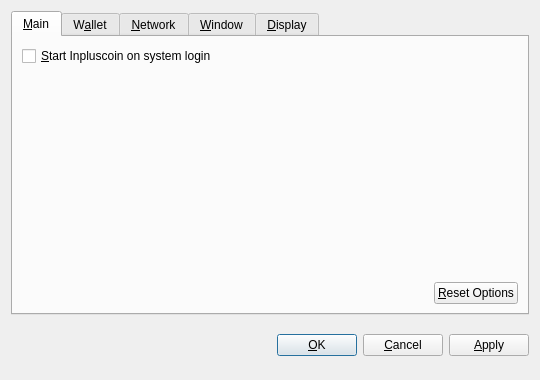
<?xml version="1.0" encoding="UTF-8"?>
<ui version="4.0">
 <class>OptionsDialog</class>
 <widget class="QDialog" name="OptionsDialog">
  <property name="geometry">
   <rect>
    <x>0</x>
    <y>0</y>
    <width>540</width>
    <height>380</height>
   </rect>
  </property>
  <property name="windowTitle">
   <string>Options</string>
  </property>
  <property name="modal">
   <bool>true</bool>
  </property>
  <layout class="QVBoxLayout" name="verticalLayout">
   <item>
    <widget class="QTabWidget" name="tabWidget">
     <property name="tabPosition">
      <enum>QTabWidget::North</enum>
     </property>
     <property name="currentIndex">
      <number>0</number>
     </property>
     <widget class="QWidget" name="tabMain">
      <attribute name="title">
       <string>&amp;Main</string>
      </attribute>
      <layout class="QVBoxLayout" name="verticalLayout_Main">
       <item>
        <widget class="QCheckBox" name="bitcoinAtStartup">
         <property name="toolTip">
          <string>Automatically start Inpluscoin after logging in to the system.</string>
         </property>
         <property name="text">
          <string>&amp;Start Inpluscoin on system login</string>
         </property>
        </widget>
       </item>
       <item>
        <spacer name="verticalSpacer_Main">
         <property name="orientation">
          <enum>Qt::Vertical</enum>
         </property>
         <property name="sizeHint" stdset="0">
          <size>
           <width>20</width>
           <height>40</height>
          </size>
         </property>
        </spacer>
       </item>
       <item>
        <layout class="QHBoxLayout" name="horizontalLayout_2_Main">
         <item>
          <spacer name="horizontalSpacer_2_Main">
           <property name="orientation">
            <enum>Qt::Horizontal</enum>
           </property>
           <property name="sizeHint" stdset="0">
            <size>
             <width>40</width>
             <height>20</height>
            </size>
           </property>
          </spacer>
         </item>
         <item>
          <widget class="QPushButton" name="resetButton">
           <property name="toolTip">
            <string>Reset all client options to default.</string>
           </property>
           <property name="text">
            <string>&amp;Reset Options</string>
           </property>
           <property name="autoDefault">
            <bool>false</bool>
           </property>
          </widget>
         </item>
        </layout>
       </item>
      </layout>
     </widget>
     <widget class="QWidget" name="tabWallet">
      <attribute name="title">
       <string>W&amp;allet</string>
      </attribute>
      <layout class="QVBoxLayout" name="verticalLayout_Network">
       <item>
        <widget class="QLabel" name="transactionFeeInfoLabel">
         <property name="text">
          <string>Optional transaction fee per kB that helps make sure your transactions are processed quickly. Most transactions are 1 kB.</string>
         </property>
         <property name="textFormat">
          <enum>Qt::PlainText</enum>
         </property>
         <property name="wordWrap">
          <bool>true</bool>
         </property>
        </widget>
       </item>
       <item>
        <layout class="QHBoxLayout" name="horizontalLayout_1_Main">
         <item>
          <widget class="QLabel" name="transactionFeeLabel">
           <property name="text">
            <string>Pay transaction &amp;fee</string>
           </property>
           <property name="textFormat">
            <enum>Qt::PlainText</enum>
           </property>
           <property name="buddy">
            <cstring>transactionFee</cstring>
           </property>
          </widget>
         </item>
         <item>
          <widget class="BitcoinAmountField" name="transactionFee"/>
         </item>
         <item>
          <spacer name="horizontalSpacer_1_Main">
           <property name="orientation">
            <enum>Qt::Horizontal</enum>
           </property>
           <property name="sizeHint" stdset="0">
            <size>
             <width>40</width>
             <height>20</height>
            </size>
           </property>
          </spacer>
         </item>
        </layout>
       </item>
       <item>
        <widget class="QLabel" name="label">
         <property name="text">
          <string>If you disable the spending of unconfirmed change, the change from a transaction cannot be used until that transaction has at least one confirmation. This also affects how your balance is computed.</string>
         </property>
         <property name="wordWrap">
          <bool>true</bool>
         </property>
        </widget>
       </item>
       <item>
        <widget class="QCheckBox" name="spendZeroConfChange">
         <property name="text">
          <string>Spend unconfirmed change  (experts only)</string>
         </property>
        </widget>
       </item>
       <item>
        <spacer name="verticalSpacer">
         <property name="orientation">
          <enum>Qt::Vertical</enum>
         </property>
         <property name="sizeHint" stdset="0">
          <size>
           <width>20</width>
           <height>40</height>
          </size>
         </property>
        </spacer>
       </item>
      </layout>
     </widget>
     <widget class="QWidget" name="tabNetwork">
      <attribute name="title">
       <string>&amp;Network</string>
      </attribute>
      <layout class="QVBoxLayout" name="verticalLayout_Network">
       <item>
        <widget class="QCheckBox" name="mapPortUpnp">
         <property name="toolTip">
          <string>Automatically open the Inpluscoin client port on the router. This only works when your router supports UPnP and it is enabled.</string>
         </property>
         <property name="text">
          <string>Map port using &amp;UPnP</string>
         </property>
        </widget>
       </item>
       <item>
        <widget class="QCheckBox" name="connectSocks">
         <property name="toolTip">
          <string>Connect to the Inpluscoin network through a SOCKS proxy (e.g. when connecting through Tor).</string>
         </property>
         <property name="text">
          <string>&amp;Connect through SOCKS proxy:</string>
         </property>
        </widget>
       </item>
       <item>
        <layout class="QHBoxLayout" name="horizontalLayout_Network">
         <item>
          <widget class="QLabel" name="proxyIpLabel">
           <property name="text">
            <string>Proxy &amp;IP:</string>
           </property>
           <property name="textFormat">
            <enum>Qt::PlainText</enum>
           </property>
           <property name="buddy">
            <cstring>proxyIp</cstring>
           </property>
          </widget>
         </item>
         <item>
          <widget class="QValidatedLineEdit" name="proxyIp">
           <property name="maximumSize">
            <size>
             <width>140</width>
             <height>16777215</height>
            </size>
           </property>
           <property name="toolTip">
            <string>IP address of the proxy (e.g. 127.0.0.1)</string>
           </property>
          </widget>
         </item>
         <item>
          <widget class="QLabel" name="proxyPortLabel">
           <property name="text">
            <string>&amp;Port:</string>
           </property>
           <property name="textFormat">
            <enum>Qt::PlainText</enum>
           </property>
           <property name="buddy">
            <cstring>proxyPort</cstring>
           </property>
          </widget>
         </item>
         <item>
          <widget class="QLineEdit" name="proxyPort">
           <property name="maximumSize">
            <size>
             <width>55</width>
             <height>16777215</height>
            </size>
           </property>
           <property name="toolTip">
            <string>Port of the proxy (e.g. 9050)</string>
           </property>
          </widget>
         </item>
         <item>
          <widget class="QLabel" name="socksVersionLabel">
           <property name="text">
            <string>SOCKS &amp;Version:</string>
           </property>
           <property name="textFormat">
            <enum>Qt::PlainText</enum>
           </property>
           <property name="buddy">
            <cstring>socksVersion</cstring>
           </property>
          </widget>
         </item>
         <item>
          <widget class="QValueComboBox" name="socksVersion">
           <property name="toolTip">
            <string>SOCKS version of the proxy (e.g. 5)</string>
           </property>
          </widget>
         </item>
         <item>
          <spacer name="horizontalSpacer_Network">
           <property name="orientation">
            <enum>Qt::Horizontal</enum>
           </property>
           <property name="sizeHint" stdset="0">
            <size>
             <width>40</width>
             <height>20</height>
            </size>
           </property>
          </spacer>
         </item>
        </layout>
       </item>
       <item>
        <spacer name="verticalSpacer_Network">
         <property name="orientation">
          <enum>Qt::Vertical</enum>
         </property>
         <property name="sizeHint" stdset="0">
          <size>
           <width>20</width>
           <height>40</height>
          </size>
         </property>
        </spacer>
       </item>
      </layout>
     </widget>
     <widget class="QWidget" name="tabWindow">
      <attribute name="title">
       <string>&amp;Window</string>
      </attribute>
      <layout class="QVBoxLayout" name="verticalLayout_Window">
       <item>
        <widget class="QCheckBox" name="minimizeToTray">
         <property name="toolTip">
          <string>Show only a tray icon after minimizing the window.</string>
         </property>
         <property name="text">
          <string>&amp;Minimize to the tray instead of the taskbar</string>
         </property>
        </widget>
       </item>
       <item>
        <widget class="QCheckBox" name="minimizeOnClose">
         <property name="toolTip">
          <string>Minimize instead of exit the application when the window is closed. When this option is enabled, the application will be closed only after selecting Quit in the menu.</string>
         </property>
         <property name="text">
          <string>M&amp;inimize on close</string>
         </property>
        </widget>
       </item>
       <item>
        <spacer name="verticalSpacer_Window">
         <property name="orientation">
          <enum>Qt::Vertical</enum>
         </property>
         <property name="sizeHint" stdset="0">
          <size>
           <width>20</width>
           <height>40</height>
          </size>
         </property>
        </spacer>
       </item>
      </layout>
     </widget>
     <widget class="QWidget" name="tabDisplay">
      <attribute name="title">
       <string>&amp;Display</string>
      </attribute>
      <layout class="QVBoxLayout" name="verticalLayout_Display">
       <item>
        <layout class="QHBoxLayout" name="horizontalLayout_1_Display">
         <item>
          <widget class="QLabel" name="langLabel">
           <property name="text">
            <string>User Interface &amp;language:</string>
           </property>
           <property name="textFormat">
            <enum>Qt::PlainText</enum>
           </property>
           <property name="buddy">
            <cstring>lang</cstring>
           </property>
          </widget>
         </item>
         <item>
          <widget class="QValueComboBox" name="lang">
           <property name="toolTip">
            <string>The user interface language can be set here. This setting will take effect after restarting Inpluscoin.</string>
           </property>
          </widget>
         </item>
        </layout>
       </item>
       <item>
        <layout class="QHBoxLayout" name="horizontalLayout_2_Display">
         <item>
          <widget class="QLabel" name="unitLabel">
           <property name="text">
            <string>&amp;Unit to show amounts in:</string>
           </property>
           <property name="textFormat">
            <enum>Qt::PlainText</enum>
           </property>
           <property name="buddy">
            <cstring>unit</cstring>
           </property>
          </widget>
         </item>
         <item>
          <widget class="QValueComboBox" name="unit">
           <property name="toolTip">
            <string>Choose the default subdivision unit to show in the interface and when sending coins.</string>
           </property>
          </widget>
         </item>
        </layout>
       </item>
       <item>
        <widget class="QCheckBox" name="displayAddresses">
         <property name="toolTip">
          <string>Whether to show Inpluscoin addresses in the transaction list or not.</string>
         </property>
         <property name="text">
          <string>&amp;Display addresses in transaction list</string>
         </property>
        </widget>
       </item>
       <item>
        <widget class="QCheckBox" name="coinControlFeatures">
         <property name="toolTip">
          <string>Whether to show coin control features or not.</string>
         </property>
         <property name="text">
          <string>Display coin &amp;control features (experts only!)</string>
         </property>
        </widget>
       </item>
       <item>
        <spacer name="verticalSpacer_Display">
         <property name="orientation">
          <enum>Qt::Vertical</enum>
         </property>
         <property name="sizeHint" stdset="0">
          <size>
           <width>20</width>
           <height>40</height>
          </size>
         </property>
        </spacer>
       </item>
      </layout>
     </widget>
    </widget>
   </item>
   <item>
    <layout class="QHBoxLayout" name="horizontalLayout_Buttons">
     <item>
      <spacer name="horizontalSpacer_1">
       <property name="orientation">
        <enum>Qt::Horizontal</enum>
       </property>
       <property name="sizeHint" stdset="0">
        <size>
         <width>40</width>
         <height>48</height>
        </size>
       </property>
      </spacer>
     </item>
     <item>
      <widget class="QLabel" name="statusLabel">
       <property name="font">
        <font>
         <weight>75</weight>
         <bold>true</bold>
        </font>
       </property>
       <property name="text">
        <string/>
       </property>
       <property name="textFormat">
        <enum>Qt::PlainText</enum>
       </property>
       <property name="wordWrap">
        <bool>true</bool>
       </property>
      </widget>
     </item>
     <item>
      <spacer name="horizontalSpacer_2">
       <property name="orientation">
        <enum>Qt::Horizontal</enum>
       </property>
       <property name="sizeHint" stdset="0">
        <size>
         <width>40</width>
         <height>48</height>
        </size>
       </property>
      </spacer>
     </item>
     <item>
      <widget class="QPushButton" name="okButton">
       <property name="text">
        <string>&amp;OK</string>
       </property>
      </widget>
     </item>
     <item>
      <widget class="QPushButton" name="cancelButton">
       <property name="text">
        <string>&amp;Cancel</string>
       </property>
       <property name="autoDefault">
        <bool>false</bool>
       </property>
      </widget>
     </item>
     <item>
      <widget class="QPushButton" name="applyButton">
       <property name="text">
        <string>&amp;Apply</string>
       </property>
       <property name="autoDefault">
        <bool>false</bool>
       </property>
      </widget>
     </item>
    </layout>
   </item>
  </layout>
 </widget>
 <customwidgets>
  <customwidget>
   <class>BitcoinAmountField</class>
   <extends>QSpinBox</extends>
   <header>bitcoinamountfield.h</header>
  </customwidget>
  <customwidget>
   <class>QValueComboBox</class>
   <extends>QComboBox</extends>
   <header>qvaluecombobox.h</header>
  </customwidget>
  <customwidget>
   <class>QValidatedLineEdit</class>
   <extends>QLineEdit</extends>
   <header>qvalidatedlineedit.h</header>
  </customwidget>
 </customwidgets>
 <resources/>
 <connections/>
</ui>
